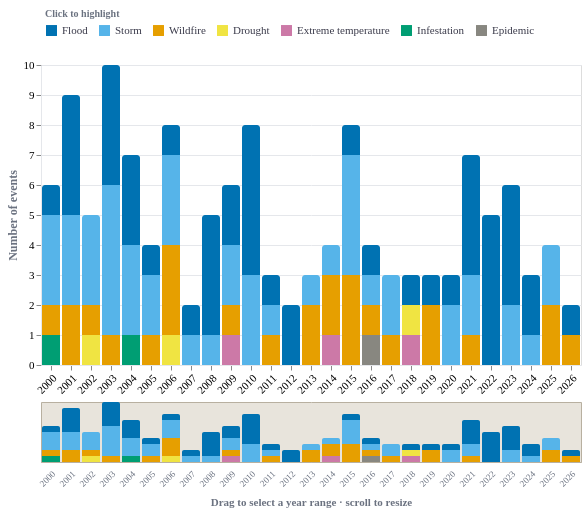

Here is the Vega-Lite specification saved for this chart:
### Vega-Lite specification from a JSON file in a GitHub repository (floating-point values rounded to 4 significant figures)
{"$schema": "https://vega.github.io/schema/vega-lite/v5.json", "description": "Disaster events per year with dual-handle brush range selector", "vconcat": [{"height": 300, "transform": [{"filter": {"param": "year_brush", "empty": true}}], "params": [{"name": "type_highlight", "select": {"type": "point", "fields": ["disaster_type"]}, "bind": "legend"}], "mark": {"type": "bar", "cornerRadiusTopLeft": 3, "cornerRadiusTopRight": 3, "tooltip": true}, "encoding": {"x": {"field": "year", "type": "ordinal", "title": null, "axis": {"labelAngle": -45, "labelFontSize": 11, "labelFont": "DM Sans", "gridColor": "#e5e7eb", "domainColor": "#e5e7eb"}}, "y": {"aggregate": "sum", "field": "count", "type": "quantitative", "title": "Number of events", "axis": {"labelFontSize": 11, "labelFont": "DM Sans", "titleFontSize": 12, "titleFont": "DM Sans", "titleColor": "#6b7280", "gridColor": "#e5e7eb", "domainColor": "#e5e7eb"}}, "color": {"field": "disaster_type", "type": "nominal", "scale": {"domain": ["Flood", "Storm", "Wildfire", "Drought", "Extreme temperature", "Infestation", "Epidemic"], "range": ["#0072B2", "#56B4E9", "#E69F00", "#F0E442", "#CC79A7", "#009E73", "#888780"]}, "legend": {"title": "Click to highlight", "titleFontSize": 10, "titleColor": "#6b7280", "orient": "top", "direction": "horizontal", "labelFontSize": 11, "labelFont": "DM Sans", "symbolSize": 120, "symbolType": "square", "labelColor": "#3a3a4a", "padding": 4, "columnPadding": 10}}, "opacity": {"condition": {"param": "type_highlight", "empty": true, "value": 1}, "value": 0.15}, "tooltip": [{"field": "year", "type": "ordinal", "title": "Year"}, {"field": "disaster_type", "type": "nominal", "title": "Type"}, {"field": "count", "type": "quantitative", "title": "Events"}]}}, {"height": 60, "view": {"fill": "#e8e4dc", "stroke": "#b8b0a0", "strokeWidth": 1}, "mark": {"type": "bar", "cornerRadiusTopLeft": 2, "cornerRadiusTopRight": 2}, "params": [{"name": "year_brush", "select": {"type": "interval", "encodings": ["x"]}}], "encoding": {"x": {"field": "year", "type": "ordinal", "axis": {"labelAngle": -45, "labelFontSize": 9, "labelFont": "DM Sans", "labelColor": "#6b7280", "domainColor": "#b8b0a0", "tickColor": "transparent", "title": "Drag to select a year range · scroll to resize", "titleColor": "#6b7280", "titleFontSize": 11, "titleFont": "DM Sans", "titlePadding": 8}}, "y": {"aggregate": "sum", "field": "count", "type": "quantitative", "axis": null}, "color": {"field": "disaster_type", "type": "nominal", "scale": {"domain": ["Flood", "Storm", "Wildfire", "Drought", "Extreme temperature", "Infestation", "Epidemic"], "range": ["#0072B2", "#56B4E9", "#E69F00", "#F0E442", "#CC79A7", "#009E73", "#888780"]}, "legend": null}}}], "data": {"values": [{"year": 2000, "disaster_type": "Flood", "count": 1}, {"year": 2000, "disaster_type": "Storm", "count": 3}, {"year": 2000, "disaster_type": "Wildfire", "count": 1}, {"year": 2000, "disaster_type": "Infestation", "count": 1}, {"year": 2001, "disaster_type": "Flood", "count": 4}, {"year": 2001, "disaster_type": "Storm", "count": 3}, {"year": 2001, "disaster_type": "Wildfire", "count": 2}, {"year": 2002, "disaster_type": "Drought", "count": 1}, {"year": 2002, "disaster_type": "Storm", "count": 3}, {"year": 2002, "disaster_type": "Wildfire", "count": 1}, {"year": 2003, "disaster_type": "Flood", "count": 4}, {"year": 2003, "disaster_type": "Storm", "count": 5}, {"year": 2003, "disaster_type": "Wildfire", "count": 1}, {"year": 2004, "disaster_type": "Flood", "count": 3}, {"year": 2004, "disaster_type": "Storm", "count": 3}, {"year": 2004, "disaster_type": "Infestation", "count": 1}, {"year": 2005, "disaster_type": "Flood", "count": 1}, {"year": 2005, "disaster_type": "Storm", "count": 2}, {"year": 2005, "disaster_type": "Wildfire", "count": 1}, {"year": 2006, "disaster_type": "Drought", "count": 1}, {"year": 2006, "disaster_type": "Flood", "count": 1}, {"year": 2006, "disaster_type": "Storm", "count": 3}, {"year": 2006, "disaster_type": "Wildfire", "count": 3}, {"year": 2007, "disaster_type": "Flood", "count": 1}, {"year": 2007, "disaster_type": "Storm", "count": 1}, {"year": 2008, "disaster_type": "Flood", "count": 4}, {"year": 2008, "disaster_type": "Storm", "count": 1}, {"year": 2009, "disaster_type": "Extreme temperature", "count": 1}, {"year": 2009, "disaster_type": "Flood", "count": 2}, {"year": 2009, "disaster_type": "Storm", "count": 2}, {"year": 2009, "disaster_type": "Wildfire", "count": 1}, {"year": 2010, "disaster_type": "Flood", "count": 5}, {"year": 2010, "disaster_type": "Storm", "count": 3}, {"year": 2011, "disaster_type": "Flood", "count": 1}, {"year": 2011, "disaster_type": "Storm", "count": 1}, {"year": 2011, "disaster_type": "Wildfire", "count": 1}, {"year": 2012, "disaster_type": "Flood", "count": 2}, {"year": 2013, "disaster_type": "Storm", "count": 1}, {"year": 2013, "disaster_type": "Wildfire", "count": 2}, {"year": 2014, "disaster_type": "Extreme temperature", "count": 1}, {"year": 2014, "disaster_type": "Storm", "count": 1}, {"year": 2014, "disaster_type": "Wildfire", "count": 2}, {"year": 2015, "disaster_type": "Flood", "count": 1}, {"year": 2015, "disaster_type": "Storm", "count": 4}, {"year": 2015, "disaster_type": "Wildfire", "count": 3}, {"year": 2016, "disaster_type": "Epidemic", "count": 1}, {"year": 2016, "disaster_type": "Flood", "count": 1}, {"year": 2016, "disaster_type": "Storm", "count": 1}, {"year": 2016, "disaster_type": "Wildfire", "count": 1}, {"year": 2017, "disaster_type": "Storm", "count": 2}, {"year": 2017, "disaster_type": "Wildfire", "count": 1}, {"year": 2018, "disaster_type": "Drought", "count": 1}, {"year": 2018, "disaster_type": "Extreme temperature", "count": 1}, {"year": 2018, "disaster_type": "Flood", "count": 1}, {"year": 2019, "disaster_type": "Flood", "count": 1}, {"year": 2019, "disaster_type": "Wildfire", "count": 2}, {"year": 2020, "disaster_type": "Flood", "count": 1}, {"year": 2020, "disaster_type": "Storm", "count": 2}, {"year": 2021, "disaster_type": "Flood", "count": 4}, {"year": 2021, "disaster_type": "Storm", "count": 2}, {"year": 2021, "disaster_type": "Wildfire", "count": 1}, {"year": 2022, "disaster_type": "Flood", "count": 5}, {"year": 2023, "disaster_type": "Flood", "count": 4}, {"year": 2023, "disaster_type": "Storm", "count": 2}, {"year": 2024, "disaster_type": "Flood", "count": 2}, {"year": 2024, "disaster_type": "Storm", "count": 1}, {"year": 2025, "disaster_type": "Storm", "count": 2}, {"year": 2025, "disaster_type": "Wildfire", "count": 2}, {"year": 2026, "disaster_type": "Flood", "count": 1}, {"year": 2026, "disaster_type": "Wildfire", "count": 1}]}, "resolve": {"scale": {"y": "independent"}}, "spacing": 5, "background": "transparent", "config": {"font": "DM Sans", "concat": {"spacing": 5}}}
